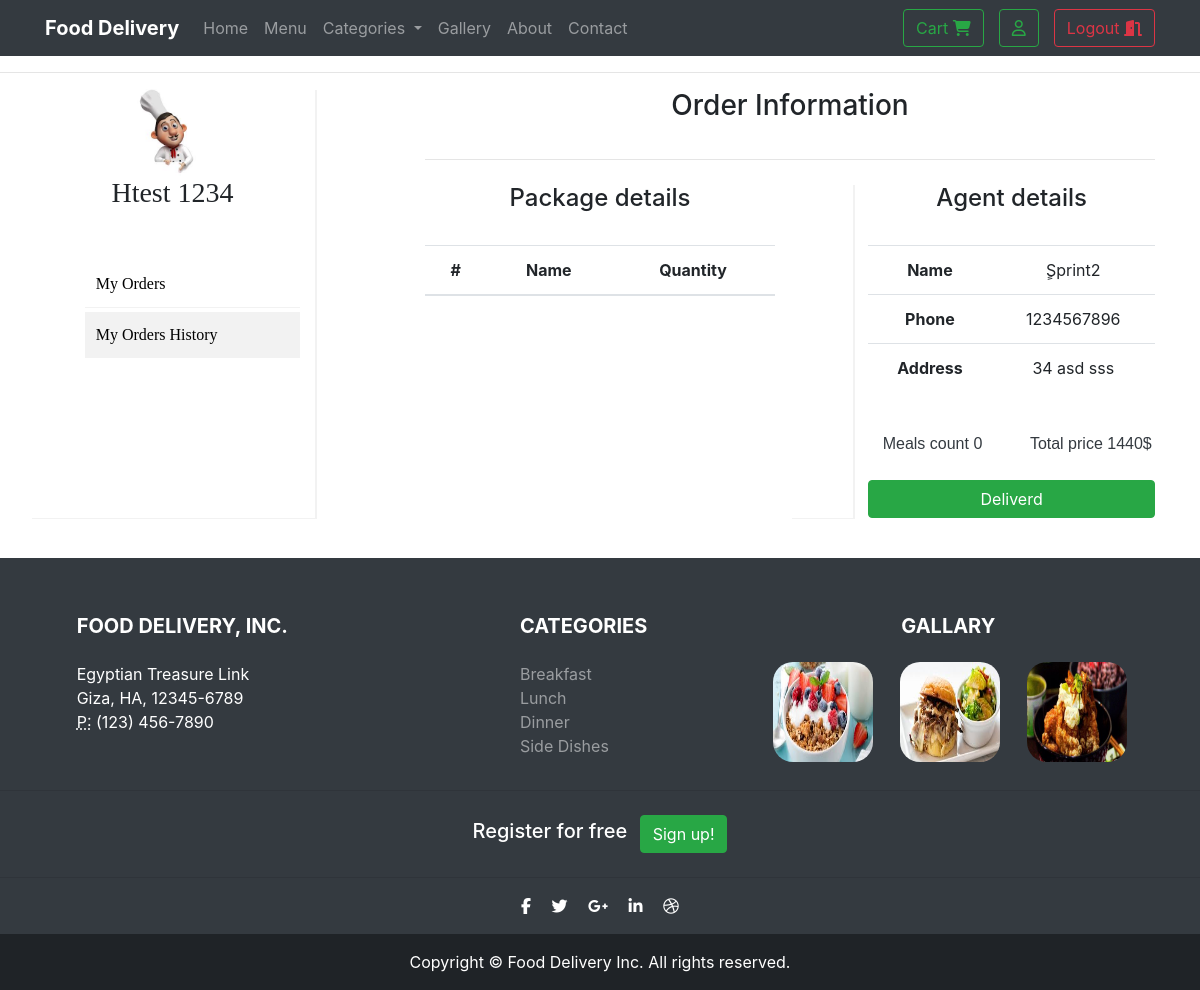
Page /View/userorderinformation.php?id=30 (signed in) on the committed database.
### tables this page shows
CREATE TABLE `orders` (
  `id` int(11) NOT NULL,
  `total_price` double NOT NULL,
  `date` date NOT NULL,
  `agent_name` varchar(45) NOT NULL,
  `adress` varchar(100) NOT NULL,
  `phone_number` int(11) NOT NULL,
  `user_id` int(11) NOT NULL,
  `status_id` int(11) NOT NULL
);

### lib/autoload.php (called while the page is built, shortened)
<?php
class AutoLoad {
	public static function autoload ($className){
		$className= $className.'.php';
		$className= strtolower($className);
	}
}
?>

### lib/PDOConnection.php (called while the page is built, shortened)
<?php
class PDOConnection {
    private static $_instance;
    private static $_handler;
    public function __call($name, $arguments)
    {
        return @call_user_func_array(array(&self::$_handler, $name), $arguments);
    }
    protected static function init()
    {
        try {
            self::$_handler = new \PDO(
                'mysql:hostname=localhost;dbname=ofos_db',
                'root','', array(
                    \PDO::ATTR_ERRMODE => \PDO::ERRMODE_EXCEPTION,
                    \PDO::MYSQL_ATTR_INIT_COMMAND => 'SET NAMES utf8'
                )
            );
        } catch (\PDOException $e) {
            echo "Failed to connect database";
            self::$_handler = NULL;
        }
    }
    public static function getInstance()
    {
        if(self::$_instance === null) {
            self::$_instance = new self();
        }
        return self::$_instance;
    }
}
?>

### Model/orders.php (called while the page is built, shortened)
<?php
class orders {
    public static function mydeliveryDetails($user_id, $order_id){
        $sql = "SELECT total_price, agent_name, adress, phone_number , status_id FROM orders where user_id = ".$user_id." and id = ".$order_id." ";
        try{
            $data = PDOConnection::getInstance()->query($sql);
            $row = $data->fetch(\PDO::FETCH_ASSOC);
        }catch(\PDOException $e){
            return -1;
        }
        return $row;
    }
}
?>

### Controller/order.php (called while the page is built, shortened)
<?php
class order{
    public function deliveryInformation($o_id){
        $information = array();
        switch($_SESSION['role']){
            case "user":
                $information['delivery'] = orders::mydeliveryDetails($_SESSION['id'], (int)$o_id);
                if($information['delivery']){
                     $information['package'] = $this->packageInforamtion((int)$o_id);
                    return $information;
                }else
                    return -1;
            break;
        }
        return false;
    }
    private function packageInforamtion($o_id){
        return packages::view((int)$o_id);
    }
}
?>

### Model/packages.php (called while the page is built, shortened)
<?php
class packages {
    public static function view($id){
        $sql = "SELECT quantity, product_id, name FROM packages, products where products.id = product_id and packages.order_id = $id";
        try{
            $data = PDOConnection::getInstance()->query($sql);
        }catch(\PDOException $e){
            return -1;
        }
        return $data;
    }
}
?>

### View/userorderinformation.php (the view, shortened to what this page needs)
<?php
include(realpath(dirname(__FILE__)).'\..\lib\autoload.php');
$op = $_SESSION['object'];
?>
<!DOCTYPE html>
<html lang="en">
  <head>
    <?php include("parts/head.php");?>
  </head>
  <body>
    <?php include("parts/nav.php");?>
    <div class="container">
            <div class="row">
            <div class="col-lg-3 col-md-3 col-sm-4 col-xs-12" style="box-shadow: 2px 1px #f2f2f2;">
                <div style="text-align: center;"><img src="images/chefProfile.png" class="img-responsive center-block" style="width: 30%;"></div>
                <div style="text-align: center;font-family: initial;"><h3><?php echo $_SESSION['fname']." ".$_SESSION['lname'];?></h3></div>
                <div  style="margin-top: 20%;font-family: initial;">
                <ul class="admin-ul">
                    <a href="myorders.php"><li>My Orders</li></a>
                    <a href="myordershistory.php"><li style="background-color: #f2f2f2;">My Orders History</li></a>
                </ul>
                </div>
            </div>
                        <div class="col-lg-1"></div>
            <div class="col-lg-8 col-md-9 col-sm-8 col-xs-12">
                <h3 style="text-align: center;margin-bottom: 5%;">Order Information</h3>
                <hr>
                <?php
                    if(isset($_GET['id'])){
                        $information = $op->orderOP->deliveryInformation($_GET['id']);
                        if($information != -1){
                            $agent = $information['delivery'];
                        ?>
                 <div class="row text-center mt-4">
                     <div class="col-lg-6 col-md-6">
                         <h4>Package details</h4>
                         <br>
                        <table class="table">
                          <thead>
                            <tr>
                              <th scope="col">#</th>
                              <th scope="col">Name</th>
                              <th scope="col">Quantity</th>
                            </tr>
                          </thead>
                            <?php
                                $total = 0;
                              ?>
                        </table>
                     </div>
                     <div class="col-lg-1 col-md-1" style="box-shadow: 2px 1px #f2f2f2;"></div>
                     <div class="col-lg-5 col-md-5">
                        <h4>Agent details</h4>
                         <br>
                          <table class="table">
                              <tbody>
                                  <tr>
                                      <th scope="row">Name</th>
                                      <td><?php echo $agent['agent_name']; ?></td>
                                  </tr>
                                  <tr>
                                      <th scope="row">Phone</th>
                                      <td><?php echo $agent['phone_number']; ?></td>
                                  </tr>
                                  <tr>
                                      <th scope="row">Address</th>
                                      <td><?php echo $agent['adress']; ?></td>
                                  </tr>
                              </tbody>
                         </table>
                         <br>
                         <div class="row" style="text-align:center;font-family: Impact, Charcoal, sans-serif;  color: #343a40;"><div class="col-lg-6 col-md06 col-sm-6 col-xm-6">Meals count <?php echo $total; ?></div>
                        <div class="col-lg-6 col-md06 col-sm-6 col-xm-6">Total price <?php echo $agent['total_price']; ?>$</div>
                         </div>
                         <br>
                        <?php
                            switch($agent["status_id"]){
                                case 2:
                                    echo'
                                        <button class="btn btn-success" name="deliverd" style="width:100%;">Deliverd</button>
                                    ';
                                break;
                            }
                         ?>
                     </div>
                </div>
                <?php
                    }
                    }
                ?>
            </div>
        </div>
    </div>
      <?php include("parts/footer.php");?>
    </body>
</html>

### View/css/style.css (style rules this page uses)
.admin-ul { list-style-type: none; }
.admin-ul li { padding: 5%; margin-bottom: 2%; border-bottom: 1px solid #f2f2f2; }
.admin-ul a { color: black; text-decoration: none; }

### rows in the picture
orders: agent_name "ٍSprint2", phone_number "1234567896", adress "34 asd sss", total_price "1440"

### other values in the picture
$_SESSION['fname'] "Htest"
$_SESSION['lname'] "1234"
$total "0"
